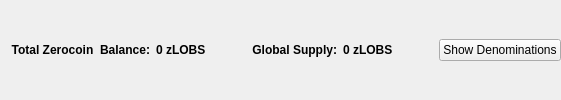
                       <widget class="QFrame" name="balanceSupplyFrame">
                        <layout class="QHBoxLayout" name="horizontalLayout_2" stretch="0,0,0,1,0">
                         <property name="rightMargin">
                          <number>0</number>
                         </property>
                         <item>
                          <layout class="QHBoxLayout" name="horizontalLayout_34">
                           <item>
                            <widget class="QLabel" name="labelzAvailableText_3">
                             <property name="font">
                              <font>
                               <weight>75</weight>
                               <bold>true</bold>
                              </font>
                             </property>
                             <property name="toolTip">
                              <string>Total Balance including unconfirmed and immature zLOBS</string>
                             </property>
                             <property name="text">
                              <string>Total Zerocoin  Balance:</string>
                             </property>
                             <property name="alignment">
                              <set>Qt::AlignRight|Qt::AlignTrailing|Qt::AlignVCenter</set>
                             </property>
                            </widget>
                           </item>
                           <item>
                            <widget class="QLabel" name="labelzAvailableAmount_4">
                             <property name="minimumSize">
                              <size>
                               <width>40</width>
                               <height>0</height>
                              </size>
                             </property>
                             <property name="font">
                              <font>
                               <weight>75</weight>
                               <bold>true</bold>
                              </font>
                             </property>
                             <property name="toolTip">
                              <string>Total Balance including unconfirmed and immature zLOBS</string>
                             </property>
                             <property name="text">
                              <string>0 zLOBS</string>
                             </property>
                             <property name="alignment">
                              <set>Qt::AlignLeading|Qt::AlignLeft|Qt::AlignVCenter</set>
                             </property>
                            </widget>
                           </item>
                          </layout>
                         </item>
                         <item>
                          <spacer name="horizontalSpacer_32">
                           <property name="orientation">
                            <enum>Qt::Horizontal</enum>
                           </property>
                           <property name="sizeHint" stdset="0">
                            <size>
                             <width>40</width>
                             <height>20</height>
                            </size>
                           </property>
                          </spacer>
                         </item>
                         <item>
                          <layout class="QHBoxLayout" name="horizontalLayout_35">
                           <item>
                            <widget class="QLabel" name="labelZsupplyText_2">
                             <property name="font">
                              <font>
                               <weight>75</weight>
                               <bold>true</bold>
                              </font>
                             </property>
                             <property name="text">
                              <string>Global Supply:</string>
                             </property>
                             <property name="alignment">
                              <set>Qt::AlignRight|Qt::AlignTrailing|Qt::AlignVCenter</set>
                             </property>
                            </widget>
                           </item>
                           <item>
                            <widget class="QLabel" name="labelZsupplyAmount_2">
                             <property name="font">
                              <font>
                               <weight>75</weight>
                               <bold>true</bold>
                              </font>
                             </property>
                             <property name="text">
                              <string>0 zLOBS</string>
                             </property>
                            </widget>
                           </item>
                          </layout>
                         </item>
                         <item>
                          <spacer name="horizontalSpacer_31">
                           <property name="orientation">
                            <enum>Qt::Horizontal</enum>
                           </property>
                           <property name="sizeHint" stdset="0">
                            <size>
                             <width>40</width>
                             <height>20</height>
                            </size>
                           </property>
                          </spacer>
                         </item>
                         <item>
                          <widget class="QPushButton" name="pushButtonShowDenoms">
                           <property name="toolTip">
                            <string>Show zLOBS denominations list</string>
                           </property>
                           <property name="text">
                            <string>Show Denominations</string>
                           </property>
                          </widget>
                         </item>
                        </layout>
                       </widget>
